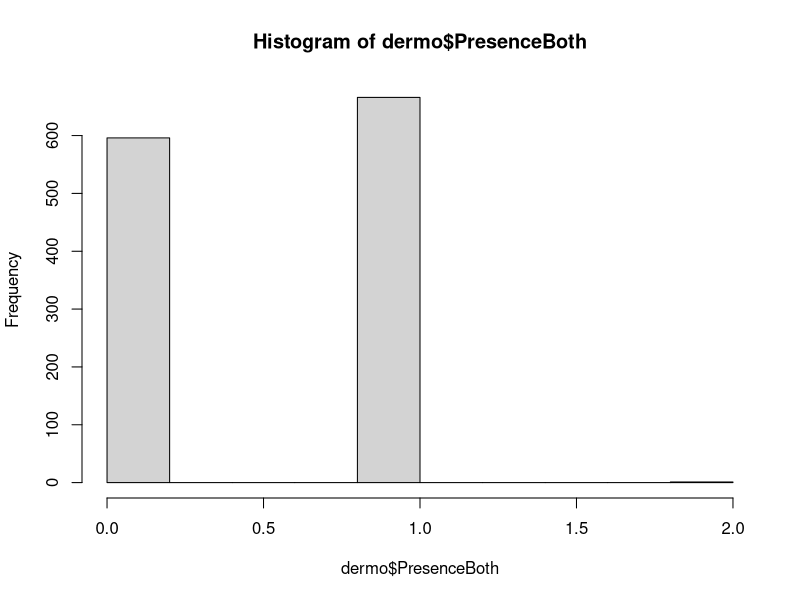
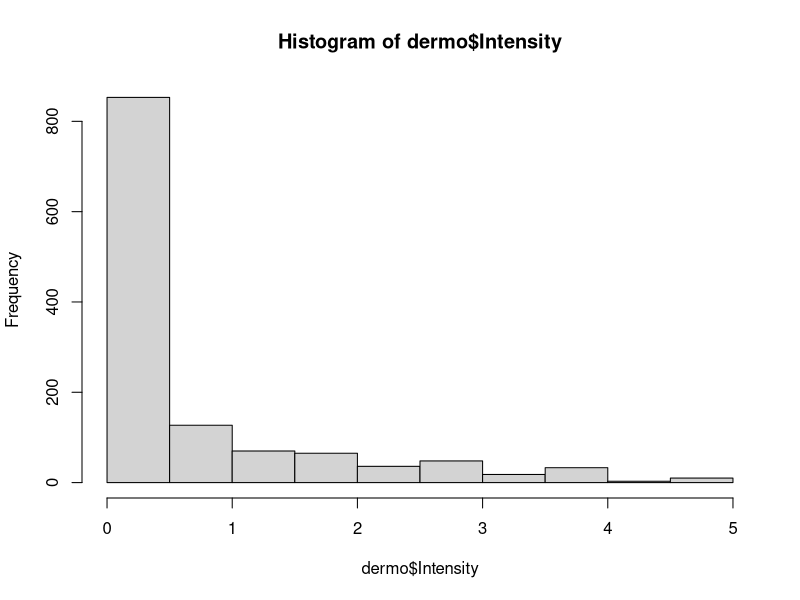
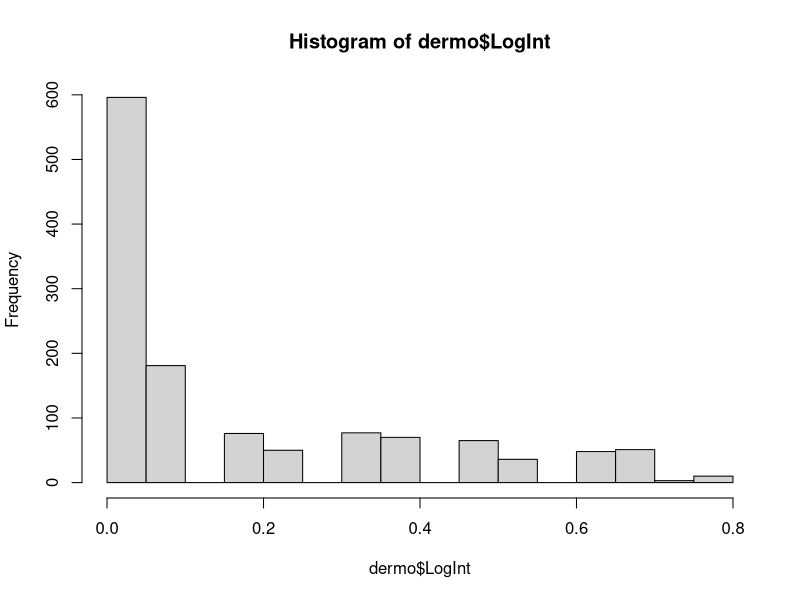

The R source for these figures, in order: (Note: this script raises an error after producing the figures.)
setwd("F:/THESIS")
dermo=read.csv("Dermo.csv", header=T, na.strings = "Z")

AB=subset(dermo, Site=="AB")
LX=subset(dermo, Site=="LX")
SL=subset(dermo, Site=="SL")
LW=subset(dermo, Site=="LW")
TB=subset(dermo, Site=="TB")
CR=subset(dermo, Site=="CR")

hist(dermo$PresenceBoth)
#count data

hist(dermo$Intensity)
#staged 0-5
hist(dermo$LogInt)

#kruskal wallis presence between site
kruskal.test(dermo$PresenceBoth ~ dermo$Site)

DT = dunnTest(PresenceBoth ~ Site,
              data = dermo,
              method = "bonferroni")
DT

#kruskal wallis intensity between site
kruskal.test(dermo$Intensity ~ dermo$Site)

IT = dunnTest(Intensity ~ Site,
              data = dermo,
              method = "bonferroni")
IT

#kruskal wallis intensity between seasons
kruskal.test(dermo$Intensity ~ dermo$Season)
#no significant difference

#kruskal wallis prevalence between seasons
kruskal.test(dermo$PresenceBoth ~ dermo$Season)
#I don't think I'm doing this right



###env parameters on dermo intensity in each site
#biologically: higher salinity = more dermo
modelD<-lm(dermo$Intensity~dermo$Sal)
summary(modelD)
#significant
plot(dermo$Sal, dermo$Intensity)
abline(modelD)
abline(modelD, col="red", lwd=3)
#positive trendline

#biologically: highter temps = more dermo
modelI<-lm(dermo$Intensity~dermo$Temp)
summary(modelI)
#not significant
plot(dermo$Temp, dermo$Intensity)
abline(modelI)
abline(modelI, col="red", lwd=3)
#negative trendline - barely

model00 <- lm(Intensity~Temp, data=AB)
summary(model00)
plot(model00)
#residuals look normal??

aov_residuals00 <- residuals(object = model00)
shapiro.test(aov_residuals00)
#residuals deviate from normal 
#try - log transform and then linear regression

model01 <- lm(Intensity~Sal, data = AB)
summary(model01)
plot(model01)

aov_residuals01 <- residuals(object = model01)
shapiro.test(aov_residuals01)
#residuals deviate from normal 
#try - log transform and then linear regression

###env parameters on dermo prevalence in each site
##count data - poisson
modelP<-lm(dermo$PresenceBoth~dermo$Sal)
summary(modelP)
#significant
plot(dermo$Sal, dermo$PresenceBoth)
abline(modelP)
abline(modelP, col="red", lwd=3)
#positive trendline

#biologically: highter temps = more dermo
modelB<-lm(dermo$PresenceBoth~dermo$Temp)
summary(modelB)
#significant
plot(dermo$Temp, dermo$PresenceBoth)
abline(modelB)
abline(modelB, col="red", lwd=3)
#negative trendline

model10 <- lm(PresenceBoth~Temp, data=AB)
summary(model10)
#not significant
plot(model10)

aov_residuals10 <- residuals(object = model10)
shapiro.test(aov_residuals10)
#residuals deviate from normal 

model11 <- lm(PresenceBoth~Sal, data = AB)
summary(model11)
#significant
plot(model11)

aov_residuals11 <- residuals(object = model11)
shapiro.test(aov_residuals01)
#residuals deviate from normal 

##check for interaction between temp and salinity
#poisson on prevalence
prev <- glm(PresenceBoth ~ Temp + Sal + Site, data=dermo, 
                family=poisson())
summary(prev)
#break up by site?

library(pscl)
pR2(prev)

##check for interaction between temp and salinity
#logistic on intensity
#data was log transformed
intense <- glm(LogInt ~ Temp + Sal + Temp:Sal, data = dermo, 
               family = binomial())
summary(intense)
#there is an interaction between salintiy and temp on whole dermo set
#break up by site?
